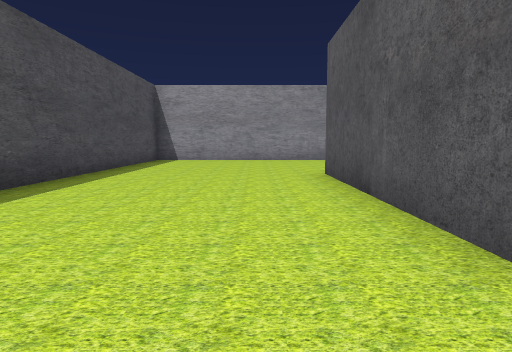
view 1 (above)

24 first-person views from a walk through a 3-D level made in the Unity game engine. The camera is 1.3 m above the floor, tilts 6° down and sees 75° across. The floor is counted in squares, 2 m on a side. Each view is taken from the middle of a square. On the plan, view 1 faces up. The plan holds only what a view shows up to about 10 squares ahead; the rest is blank. The place goes on beyond the plan. The player character is not drawn.

view 2
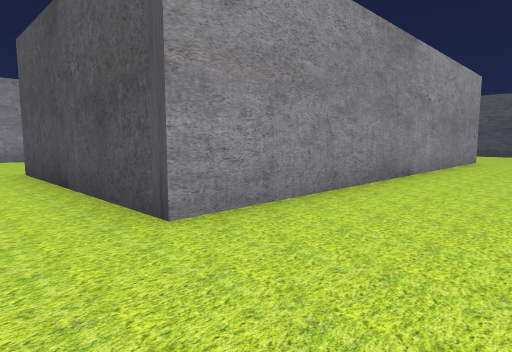

view 3
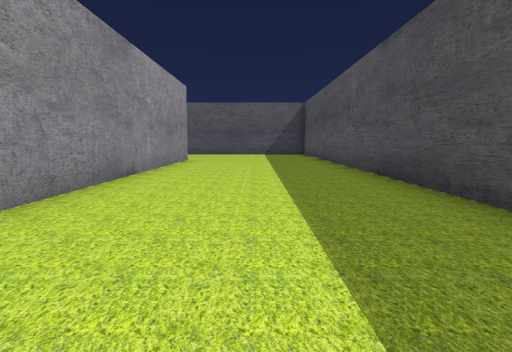

view 4
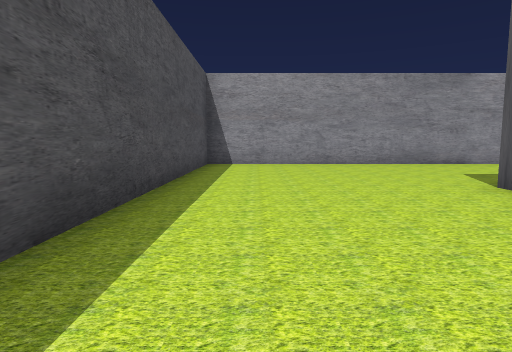

view 5
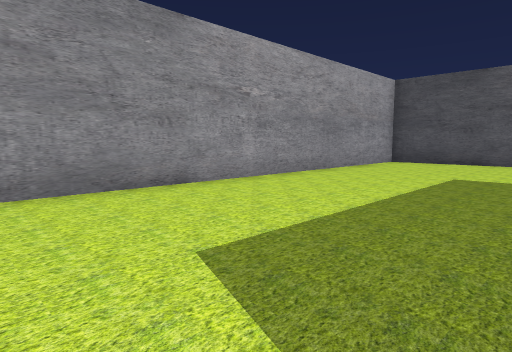

view 6
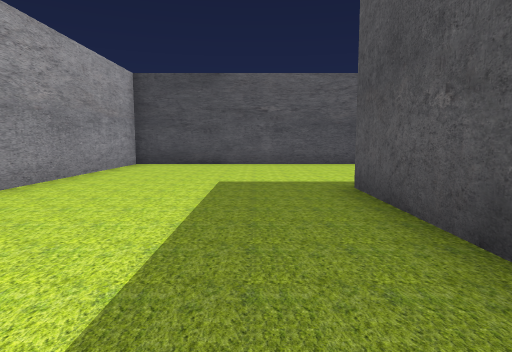

view 7
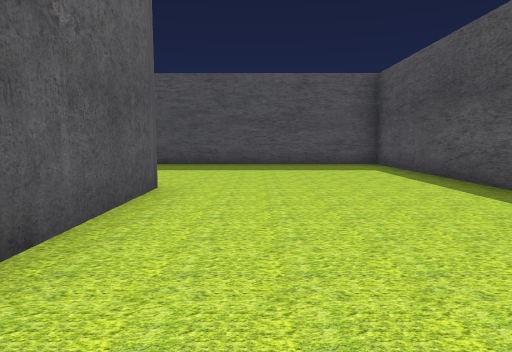

view 8
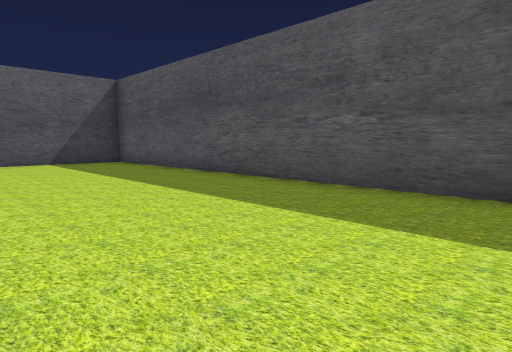

view 9
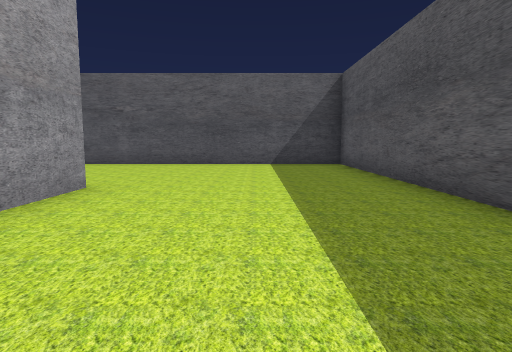

view 10
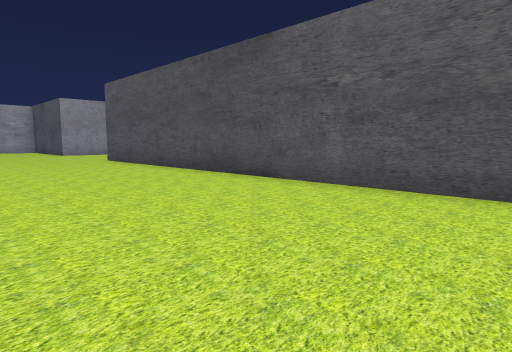

view 11
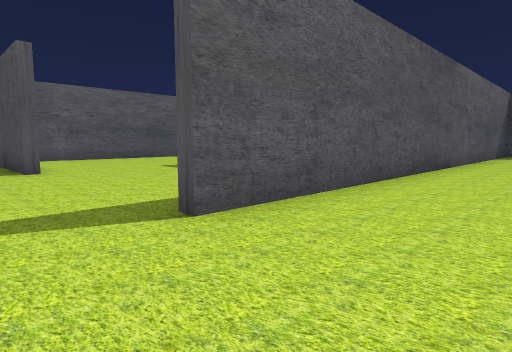

view 12
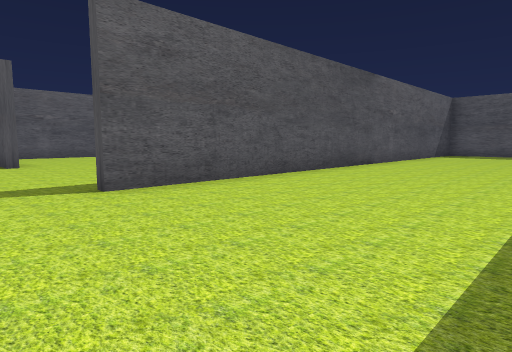

view 13
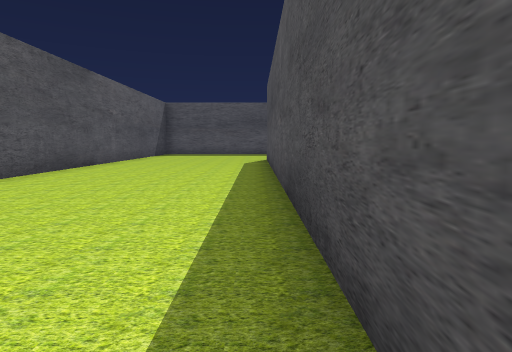

view 14
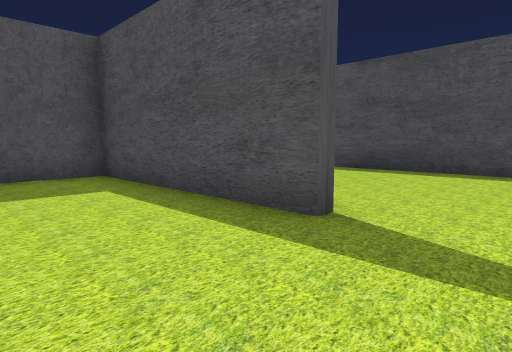

view 15
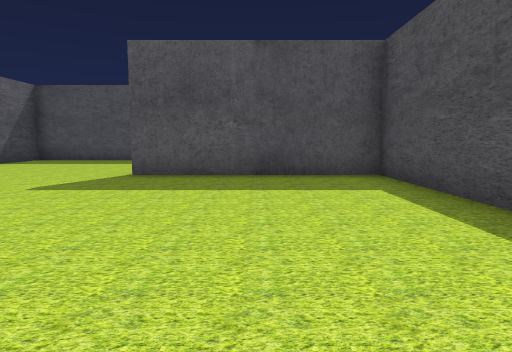

view 16
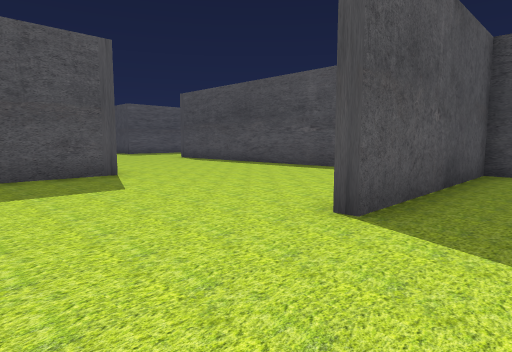

view 17
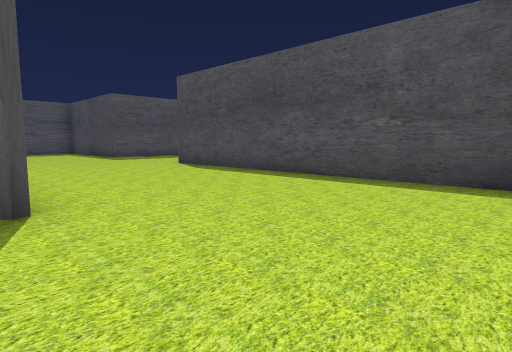

view 18
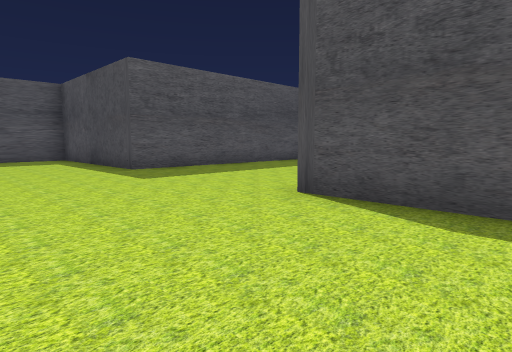

view 19
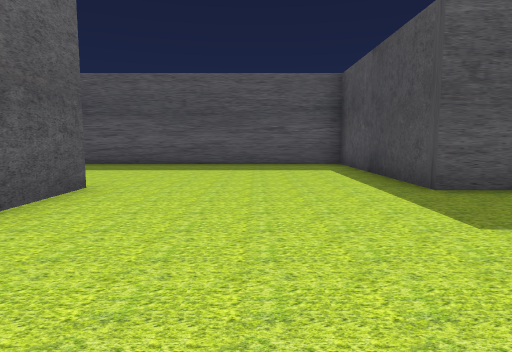

view 20
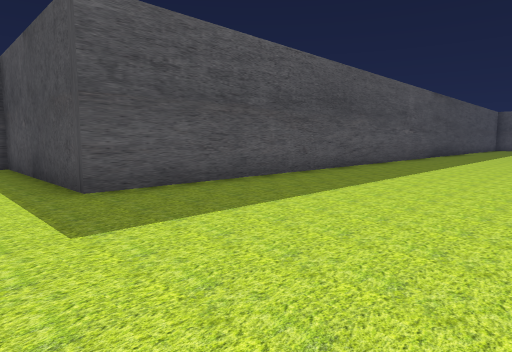

view 21
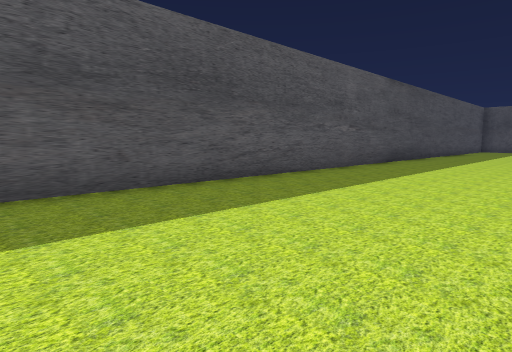

view 22
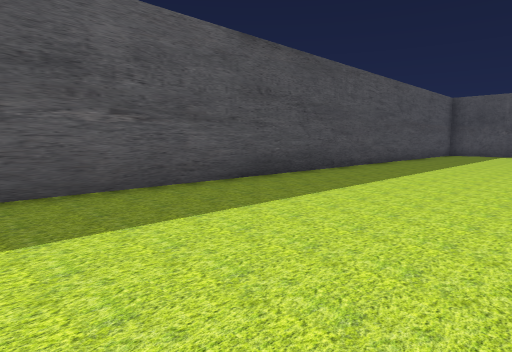

view 23
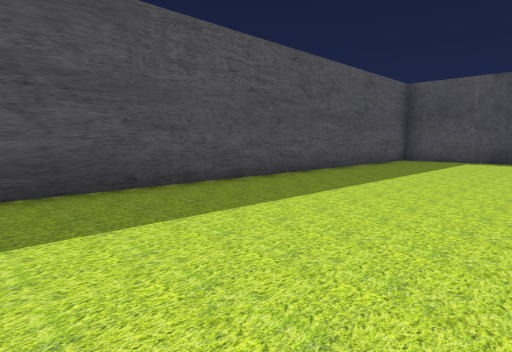

view 24
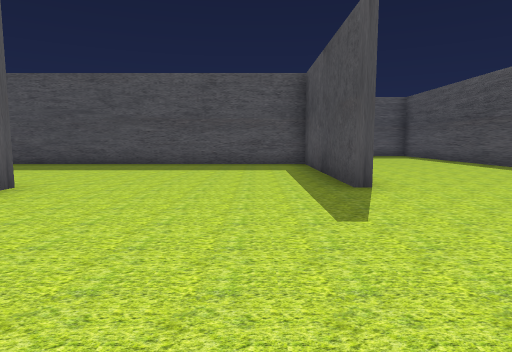

### Floor plan
Points are (right, up) in squares from view 1. A wall is a line through its corners. A room is listed if a view was taken in it or the views show most of it. See-through windows are left out.
Room 1 (views 1, 2, 3, 4, 5, 6, 7, 8, 9, 10, 11, 12, 13)
walls: (3.8, 6.6) (6.6, 6.6); (11.4, 5.1) (11.4, 11.4) (-3.4, 11.4) (-3.4, 3.8); (11.6, 1.4) (1.4, 1.4) (1.4, 6.6); (11.6, 12.6) (11.6, 3.4); (-3.4, 1.6) (-3.4, -3.4) (16.4, -3.4) (16.4, 11.4)
ways out: opening at (16, 12.5) to room 2
Room 2 (views 14, 15, 16, 17, 18, 19, 20, 21, 22, 23, 24)
walls: (16.6, 4.4) (16.6, -3.6); (21.4, -8.6) (21.4, -7); (21.2, 1.6) (23.2, 1.6); (-8.4, -3.6) (-8.4, -8.4) (16.6, -8.4) (16.6, -13.4) (23.9, -13.4); (16.6, 11.5) (16.6, 6.6) (21.4, 6.6); (21.5, 11.6) (24.5, 11.6); (-13.4, -7.2) (-13.4, -9.1)
ways out: opening at (16, 12.5) to room 1

Positions as (right, up) in squares from view 1, and headings:
1: (0, 0), facing up
2: (0, -1), facing up-right
3: (0, -1), facing right
4: (-2, 2), facing up
5: (1, 7), facing up-right
6: (2, 8), facing right
7: (0, 6), facing down
8: (6, 1), facing down-right
9: (7, -1), facing right
10: (12, 0), facing up-right
11: (14, 13), facing down-right
12: (12, 13), facing down-right
13: (12, 13), facing down
14: (19, 13), facing down-left
15: (19, 13), facing down
16: (24, 8), facing down-left
17: (22, 5), facing down-left
18: (20, -1), facing down-left
19: (19, -4), facing down
20: (18, -4), facing down-left
21: (14, -4), facing down-left
22: (8, -4), facing down-left
23: (3, -4), facing down-left
24: (-7, 1), facing down
